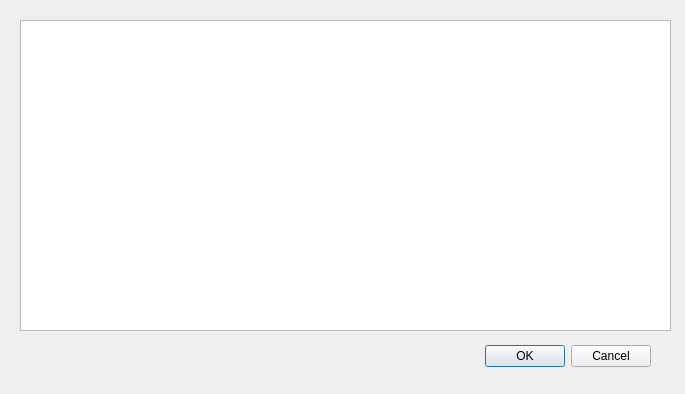
<?xml version="1.0" encoding="UTF-8"?>
<ui version="4.0">
 <class>Dialog</class>
 <widget class="QDialog" name="Dialog">
  <property name="geometry">
   <rect>
    <x>0</x>
    <y>0</y>
    <width>685</width>
    <height>394</height>
   </rect>
  </property>
  <property name="windowTitle">
   <string>Dialog</string>
  </property>
  <widget class="QDialogButtonBox" name="buttonBox">
   <property name="geometry">
    <rect>
     <x>310</x>
     <y>340</y>
     <width>341</width>
     <height>32</height>
    </rect>
   </property>
   <property name="orientation">
    <enum>Qt::Horizontal</enum>
   </property>
   <property name="standardButtons">
    <set>QDialogButtonBox::Cancel|QDialogButtonBox::Ok</set>
   </property>
  </widget>
  <widget class="QTextEdit" name="textEdit_q1_show">
   <property name="geometry">
    <rect>
     <x>20</x>
     <y>20</y>
     <width>651</width>
     <height>311</height>
    </rect>
   </property>
  </widget>
 </widget>
 <resources/>
 <connections>
  <connection>
   <sender>buttonBox</sender>
   <signal>accepted()</signal>
   <receiver>Dialog</receiver>
   <slot>accept()</slot>
   <hints>
    <hint type="sourcelabel">
     <x>248</x>
     <y>254</y>
    </hint>
    <hint type="destinationlabel">
     <x>157</x>
     <y>274</y>
    </hint>
   </hints>
  </connection>
  <connection>
   <sender>buttonBox</sender>
   <signal>rejected()</signal>
   <receiver>Dialog</receiver>
   <slot>reject()</slot>
   <hints>
    <hint type="sourcelabel">
     <x>316</x>
     <y>260</y>
    </hint>
    <hint type="destinationlabel">
     <x>286</x>
     <y>274</y>
    </hint>
   </hints>
  </connection>
 </connections>
</ui>
